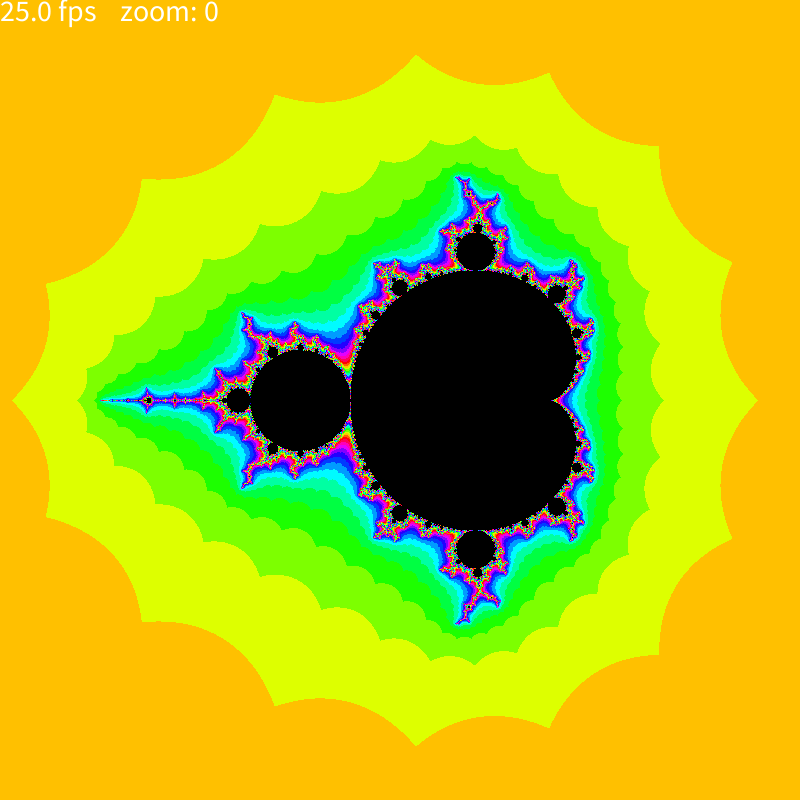
Frame 1 (no input)
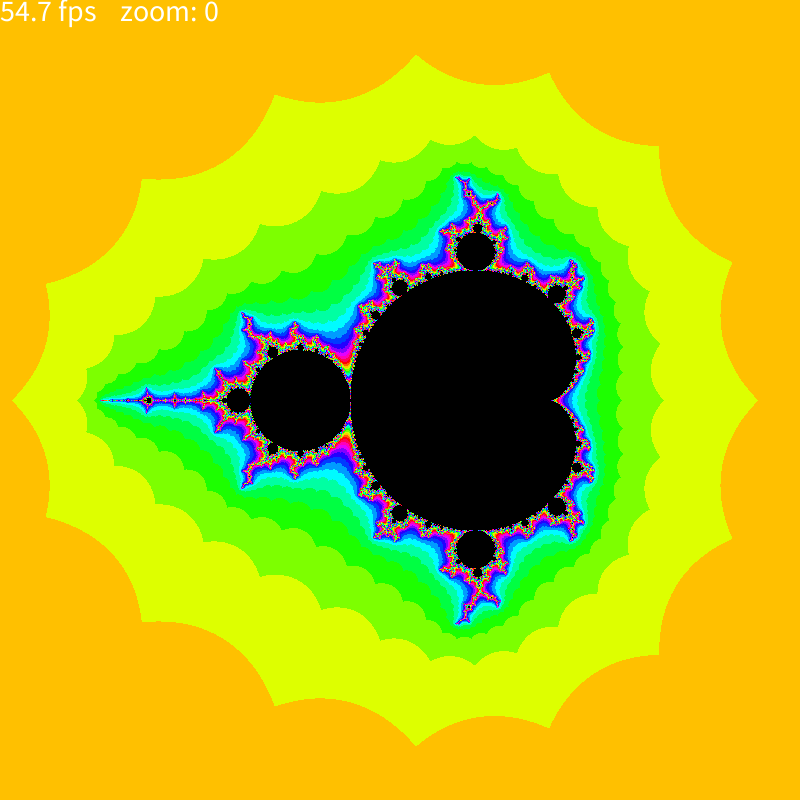
Frame 60 (the mouse pressed at the canvas centre just before this capture)
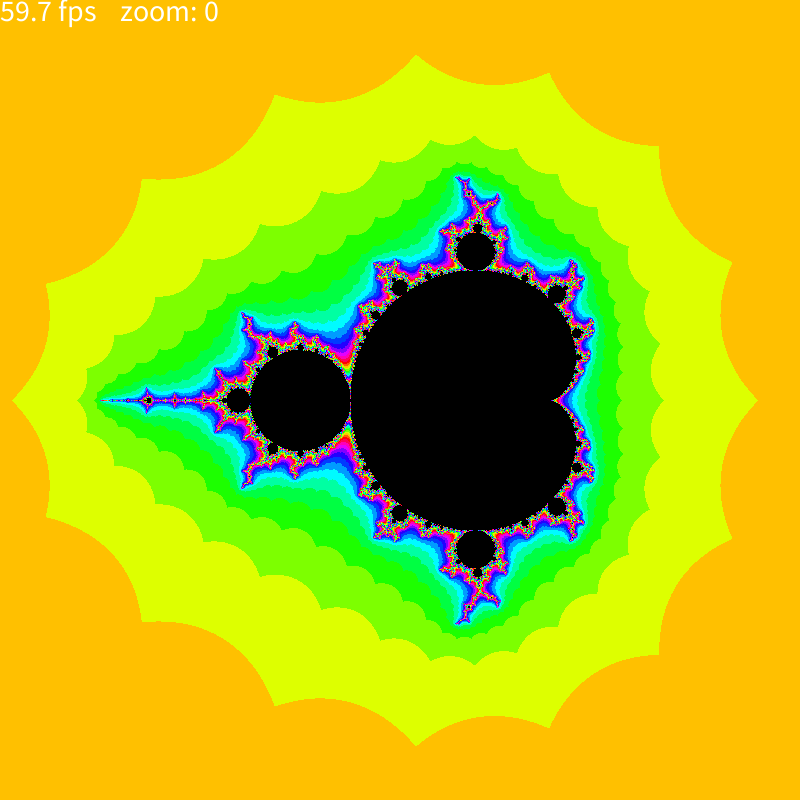
Frame 120 (the mouse held since frame 60 and released just before this capture)

The Processing sketch that drew these frames (run headless with seeded random() and noise(); from frame 60 on, the mouse is pressed at the canvas centre):

// Processing sketch: FractalRenderer
// ── FractalRenderer.pde
double xmin = -2.5;
double ymin = -2;
double zoom = 4;
double downX, downY, startX, startY, startWH;
int maxIterations = 400;
boolean shiftPressed = false;

void setup() {
  size(800, 800);
  colorMode(HSB, 255);
  cTest();
  textSize(30);
  buffer = new PImage(800, 800);
  buffer.loadPixels();
}



int m = 0;
PImage buffer;
boolean hasChanged = true;

void draw() {
  if (keyPressed && key == ' ') { //DISCO TIME!!!!
    m+=10;
    hasChanged = true;
  }

  if (hasChanged) {
    double xmax = xmin + zoom;
    double ymax = ymin + zoom;

    // Calculate amount we increment x,y for each pixel
    double dx = (xmax-xmin) / width;
    double dy = (ymax-ymin) / height;

    double y = ymin;
    for (int j = 0; j < height; j++) {
      double x = xmin;
      for (int i = 0; i < width; i++) {
        Complex z = complex(0, 0);
        Complex c = complex(x, y);
        int n = 0;
        while (n < maxIterations) {
          z = cMultiply(z, z);
          z.add(c);
          if (Math.abs(z.r)+Math.abs(z.i)>10) break; //z.r+z.i>16 //z.getMagnitude()>99999999999L //Math.abs(z.r)+Math.abs(z.i)>16
          n++;
        }
        buffer.pixels[i+j*width] = (n==maxIterations) ? color(0) : color((n*16+m) % 255, 255, 255); //(n*16+m) % 255, 255, 255
        x += dx;
      }
      y += dy;
    }
    buffer.updatePixels();
  }
  set(0, 0, buffer); //set() is more efficient than image()
  fill(255);
  text((float)round(frameRate*10)/10 + " fps    zoom: " + round((float)(1/zoom)), 0, textAscent());


  ////this stuff was supposed was supposed to visualize the trajectory of the value at the mouse position

  //Complex z = complex(0, 0);
  //Complex c = complex(xmin+mouseX*zoom , ymin+mouseY*zoom);
  //int n = 0;
  //while (n < maxIterations) {
  //  z = cMultiply(z, z);
  //  z.add(c);
  //  ellipse((float)(z.r*zoom-xmin), (float)(z.i*zoom-ymin), 10, 10);
  //  if(z.getMagnitude()>99) break;
  //  n++;
  //}

  hasChanged = false;
}

void mousePressed() {
  downX=mouseX;
  downY=mouseY;
  startX=xmin;
  startY=ymin;
  startWH=zoom;
}

void mouseDragged() {
  hasChanged = true;
  double deltaX=(mouseX-downX)/width;
  double deltaY=(mouseY-downY)/height;

  if (!keyPressed || keyCode != SHIFT) { //i don't like this line
    xmin = startX-deltaX*zoom;
    ymin = startY-deltaY*zoom;
  } else {
    if (zoom>10) zoom=10;
    if (deltaX>1) deltaX=1;
    zoom = startWH-deltaX*zoom;
    xmin = startX+deltaX*zoom/2;
    ymin = startY+deltaX*zoom/2;
  }
}

// ── ComplexLib.pde
/*
 ComplexLib is a simple library for working with complex numbers in Java.
 It currently implements the following operators and functions:
 
 Addition
 Subtraction
 Multiplication
 Reciprocation
 Division
 Exponentiation (limited to natural exponents)
 Normalization
 Conjugates
 Polar coordinates
 Square roots

 Written by lachsdachs.
*/

//base class representing complex numbers. Implements some operators/functions for convenience.
public class Complex {
  public double r; //real part
  public double i; //imaginary part

  public Complex(double r_, double i_) {
    r = r_;
    i = i_;
  }

  //get real dude, smh rn
  public double getReal() {
    return r;
  }

  public double getImaginary() {
    return i;
  }

  public double getMagnitude() {
    return Math.sqrt( r*r + i*i );
  }

  public boolean equals(Complex c) {
    return r == c.r && i == c.i;
  }

  public String toString() {
    return "("+r+" + "+i+"i)";
  }

  //literally no idea if this even works, no time to test it
  public void normalize() {
    r /= getMagnitude();
    i /= getMagnitude();
  }

  public void add(Complex c) {
    r += c.r;
    i += c.i;
  }

  public void subtract(Complex c) {
    r -= c.r;
    i -= c.i;
  }

  public void multiply(double a) {
    r *= a;
    i *= a;
  }

  public void multiply(Complex c) {
    r = r * c.r - i * c.i;
    i = r * c.i + i * c.r;
  }

  public double getPhase() {
    return Math.atan2(r, i);
  }

  public Complex getConjugate() {
    return complex(r, -i);
  }

  public Complex getReciprocal() {
    double s = r*r + i*i;
    return complex(r/s, -i/s);
  }
  
  public void square() {
    multiply(complex(r, i));
  }

  public void raise(int exponent) {
    if (exponent < 0) {
      println("WARNING: ComplexLib: Exponentiation with a negative exponent is not supported and always yields 0r + 0i");
      r = 0;
      i= 0;
      return;
    }

    exponent--;

    while (exponent > 0) {
      multiply(this);
      exponent--;
    }
  }
}

public final Complex cZero = new Complex(0, 0);

public boolean cEquals(Complex a, Complex b) {
  return a.r == b.r && a.i == b.i;
}

public String cToString(Complex c) {
  return c.toString();
}

//shorthand for "new Complex()"
public Complex complex(double r, double i) {
  return new Complex(r, i);
}

//useful when you want to do things like adding a real number to a complex number even though there is no function that explicitly supports it
public Complex complex(double r) {
  return complex(r, 0);
}

public double cPhase(Complex input) {
  return Math.atan2(input.r, input.i);
}

public Complex cConjugate(Complex c) {
  return c.getConjugate();
}

public Complex cReciprocal(Complex c) {
  return c.getReciprocal();
}

public Complex cAdd(Complex a, Complex b) {
  return complex(a.r+b.r, a.i+b.i);
}

public Complex cAdd(Complex a, Complex b, Complex c) {
  return complex(a.r+b.r+c.r, a.i+b.i+c.i);
}

public Complex cSum(Complex[] input) {
  double rSum = 0;
  double iSum = 0;
  for (int i = 0; i < input.length; i++) {
    rSum += input[i].r;
    iSum += input[i].i;
  }
  Complex output = complex(rSum, iSum);
  return output;
}

public Complex cSubtract(Complex a, Complex b) {
  return complex(a.r-b.r, a.i-b.i);
}

public Complex cMultiply(Complex c, double alpha) {
  return complex(c.r*alpha, c.i*alpha);
}

public Complex cMultiply(double alpha, Complex c) {
  return complex(c.r*alpha, c.i*alpha);
}

public Complex cMultiply(Complex a, Complex b) {
  double r = a.r * b.r - a.i * b.i;
  double i = a.r * b.i + a.i * b.r;
  return complex(r, i);
}

public Complex cDivide(Complex a, double b) {
  return complex(a.r/b, a.i/b);
}

public Complex cDivide(Complex a, Complex b) {
  return cMultiply(a, cReciprocal(b));
}

public Complex cSquare(Complex input) {
  return cMultiply(input, input);
}

//can only do exponentiation with a natural exponent.
public Complex cRaise(Complex base, int exponent) {
  if (exponent < 0) {
    println("WARNING: ComplexLib: Exponentiation with a negative exponent is not supported and always yields 0r + 0i");
    return cZero;
  }

  exponent--;  //this seems to work but it's really awful
  Complex result = base;

  while (exponent > 0) {
    result = cMultiply(result, base);
    exponent--;
  }

  return result;
}

//TESTME
public Complex cSqrt(Complex input) {
  double r = Math.sqrt(input.getMagnitude());
  double theta = cPhase(input)/2;
  return complex(r*Math.cos(theta), r*Math.sin(theta));
}

//TESTME
public Complex normalize(Complex c) {
  return complex(c.r /= c.getMagnitude(), c.i /= c.getMagnitude());
}

//--------------TESTING ONLY--------------//

double precision = 0.00001; //how much the expected and the calculated result are allowed to diverge

//i used symbolab.com/solver/complex-numbers-calculator and WolframAlpha to calculate these
void cTest() {
  println("starting test...");
  
  test("Equals", cEquals(c(1, 23), c(1, 23)));
  test("Addition", eq( cAdd(c(5, 6), c(2, 1)), c(7, 7)) );
  test("Subtraction", eq( cSubtract(c(12.4, 5), c(11.2, 4.9)), c(1.2, 0.1)) );
  test("Multiplication", eq( cMultiply(c(5.1, 6.3), c(2, -1)), c(16.5, 7.5)));
  test("Reciprocation", eq( complex(3, -2).getReciprocal(), c(0.230769230, 0.1538461538) ));
  test("Division", eq( cDivide(c(1, 2), c(2, 3)), c(0.615384615, 0.07692)));
  test("Exponentiation", eq(cRaise(c(5, 7), 3), c(-610, 182)));
  
  println("\n");
  println(total + " tests have been performed. " + passed + " passed, " + failed + " failed.");
}

//shorthands for testing
Complex c(double r, double i) {
  return complex(r, i);
}
boolean eq(Complex a, Complex b) {
  return Math.abs(a.r-b.r)<precision&&Math.abs(a.i-b.i)<precision;
}

//weird generic test thingy
int passed = 0;
int failed = 0;
int total = 0;

void test(String name, boolean b) { //i tried to refactor it a bit and now it's even less readable. success!
  total++;
  print("\ntestcase \"" + name);
  if (!b) {
    print("\" failed");
    failed++;
    return;
  }
  passed++;
  print("\" passed");
}
